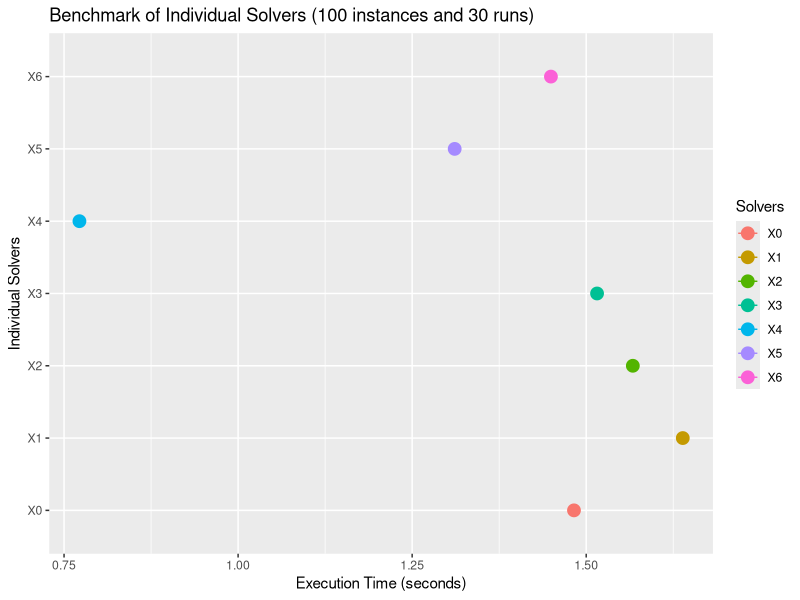
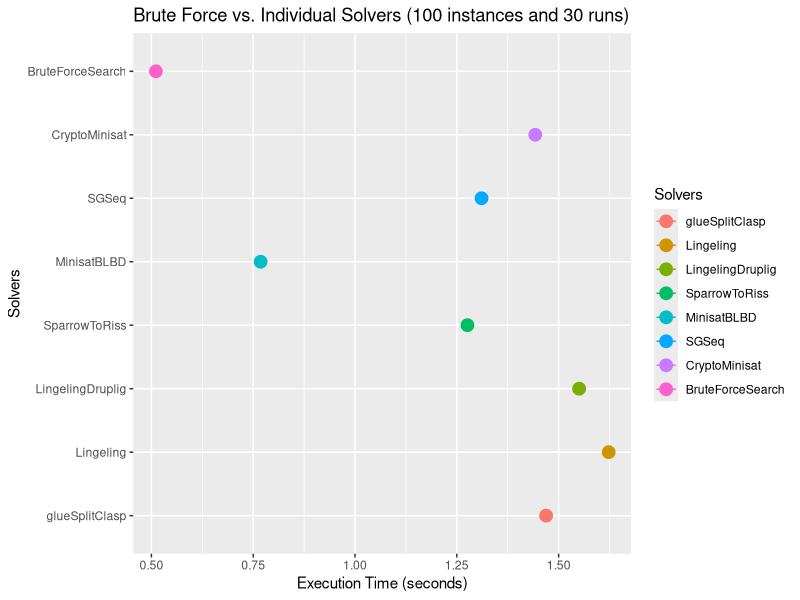
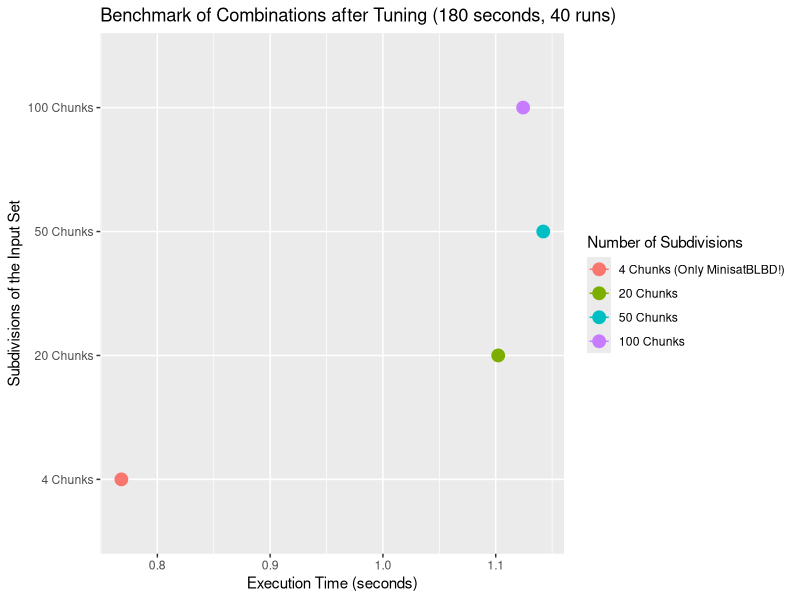
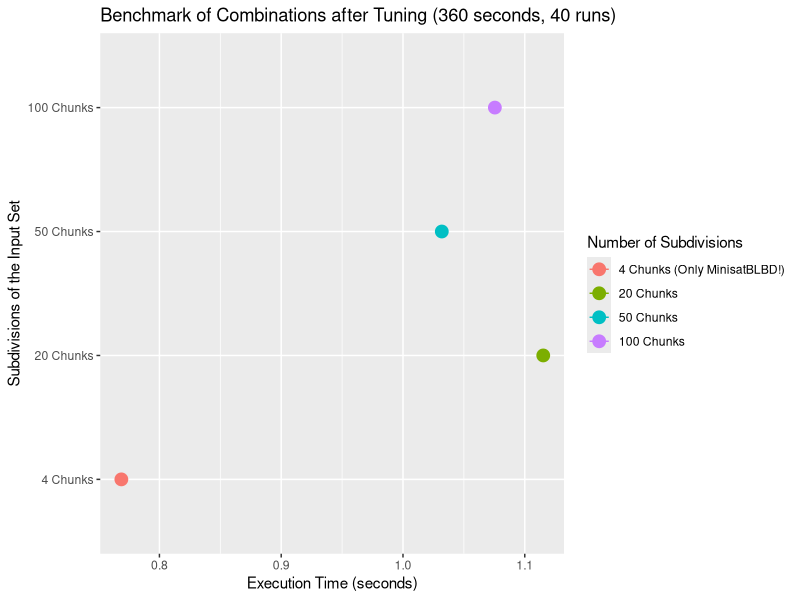
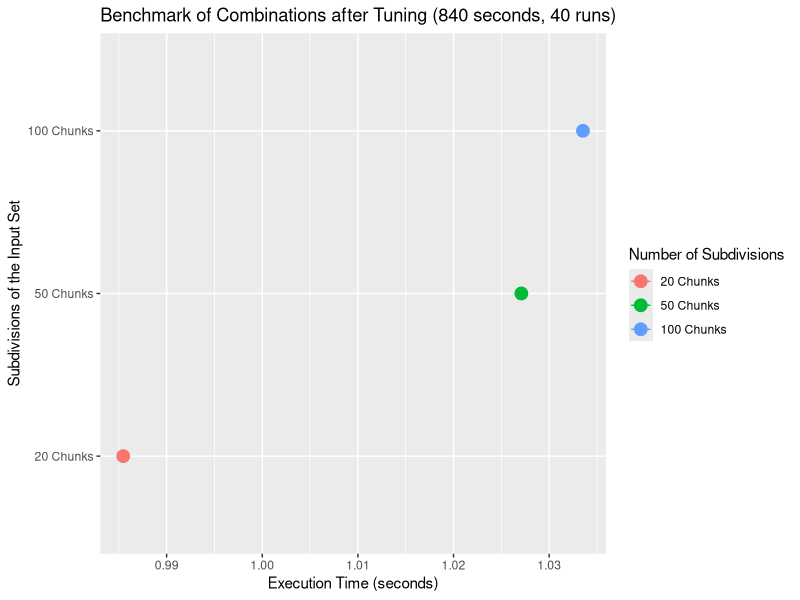

The R script that drew these images, in order:
#!/usr/bin/Rscript

library(ggplot2)
library(reshape2)

#
# Loading Files:
#
#brute_force <- read.table("brute-force/benchmark_0.txt", header=TRUE)
#

all <- read.table("sat_lib_harder_benchmark/all.txt", header=TRUE)
brute_benchmark <- read.table("brute-force/brute_force_comparison.txt", header=TRUE)

benchmark_180s <- read.table("benchmark_180s.txt", header=TRUE)
benchmark_360s <- read.table("benchmark_360s.txt", header=TRUE)
benchmark_840s <- read.table("benchmark_840s.txt", header=TRUE)

#
# Generate all files.
#
#graph_all_24 <- qplot(log_all_24$tuning_time,log_all_24$run_time,data=log_all_24,
#                   ylab="Execution Time (seconds)",
#                   xlab="Tuning Time (seconds)",
#                   main="Tuning Time (Only Best Solvers) vs. Execution Time over 24h (Measured by OpenTuner)")
#
#ggsave(file="log_all_24.png",width=7,height=4,scale=2)


#Add a diamond at the mean, and make it larger
#brute_graph <- ggplot(brute_force, aes(x="Execution Time (seconds)",y=BruteForceSearch)) +
#    geom_boxplot() +
#    stat_summary(fun.y=mean, geom="point", shape=4, size=4)

all_graph <- ggplot(data=melt(all), aes(x=variable,y=value,colour=variable,fill=variable)) +
    stat_summary(fun.y=mean, geom="point", size=4) +
    stat_summary(fun.data=mean_cl_normal, position=position_dodge(width=0.95), geom="errorbar", aes(width=0.2)) +
#    theme(axis.text.x=element_blank()) +
    guides(colour=guide_legend(title="Solvers")) +
    guides(fill=guide_legend(title="Solvers")) +
    xlab("Individual Solvers") +
    ylab("Execution Time (seconds)") +
    ggtitle("Benchmark of Individual Solvers (100 instances and 30 runs)") +
    coord_flip()

ggsave(file="all.png",width=7,height=4,scale=2)

brute_benchmark_graph <- ggplot(data=melt(brute_benchmark), aes(x=variable,y=value,colour=variable,fill=variable)) +
    stat_summary(fun.y=mean, geom="point", size=4) +
    stat_summary(fun.data=mean_cl_normal, position=position_dodge(width=0.95), geom="errorbar", aes(width=0.2)) +
#    theme(axis.text.x=element_blank()) +
    guides(colour=guide_legend(title="Solvers")) +
    guides(fill=guide_legend(title="Solvers")) +
    xlab("Solvers") +
    ylab("Execution Time (seconds)") +
    ggtitle("Brute Force vs. Individual Solvers (100 instances and 30 runs)") +
    coord_flip()

ggsave(file="brute.png",width=7,height=4,scale=2)

benchmark_180s_graph <- ggplot(data=melt(benchmark_180s), aes(x=variable,y=value,colour=variable)) +
    stat_summary(fun.y=mean, geom="point", size=4) +
    stat_summary(fun.data=mean_cl_normal, position=position_dodge(width=0.95), geom="errorbar", aes(width=0.2)) +
    guides(colour=guide_legend(title="Number of Subdivisions")) +
    scale_colour_discrete(labels=c("4 Chunks (Only MinisatBLBD!)","20 Chunks", "50 Chunks", "100 Chunks")) +
    scale_x_discrete(labels=c("4 Chunks","20 Chunks", "50 Chunks", "100 Chunks")) +
    xlab("Subdivisions of the Input Set") +
    ylab("Execution Time (seconds)") +
    ggtitle("Benchmark of Combinations after Tuning (180 seconds, 40 runs)") +
    coord_flip()

ggsave(file="180s.png",width=7,height=4,scale=2)

benchmark_360s_graph <- ggplot(data=melt(benchmark_360s), aes(x=variable,y=value,colour=variable)) +
    stat_summary(fun.y=mean, geom="point", size=4) +
    stat_summary(fun.data=mean_cl_normal, position=position_dodge(width=0.95), geom="errorbar", aes(width=0.2)) +
    guides(colour=guide_legend(title="Number of Subdivisions")) +
    scale_colour_discrete(labels=c("4 Chunks (Only MinisatBLBD!)","20 Chunks", "50 Chunks", "100 Chunks")) +
    scale_x_discrete(labels=c("4 Chunks","20 Chunks", "50 Chunks", "100 Chunks")) +
    xlab("Subdivisions of the Input Set") +
    ylab("Execution Time (seconds)") +
    ggtitle("Benchmark of Combinations after Tuning (360 seconds, 40 runs)") +
    coord_flip()

ggsave(file="360s.png",width=7,height=4,scale=2)

benchmark_840s_graph <- ggplot(data=melt(benchmark_840s), aes(x=variable,y=value,colour=variable)) +
    stat_summary(fun.y=mean, geom="point", size=4) +
    stat_summary(fun.data=mean_cl_normal, position=position_dodge(width=0.95), geom="errorbar", aes(width=0.2)) +
    guides(colour=guide_legend(title="Number of Subdivisions")) +
    scale_colour_discrete(labels=c("20 Chunks", "50 Chunks", "100 Chunks")) +
    scale_x_discrete(labels=c("20 Chunks", "50 Chunks", "100 Chunks")) +
    xlab("Subdivisions of the Input Set") +
    ylab("Execution Time (seconds)") +
    ggtitle("Benchmark of Combinations after Tuning (840 seconds, 40 runs)") +
    coord_flip()

ggsave(file="840s.png",width=7,height=4,scale=2)
# Uncomment for visualization in R interpreter.
#
#print(brute_graph)
#readline("plot done\n")
#
#print(all_graph)
#readline("plot done\n")
#print(brute_benchmark_graph)
#readline("plot done\n")
#print(benchmark_180s_graph)
#readline("plot done\n")
#print(benchmark_840s_graph)
#readline("plot done\n")
#
#
